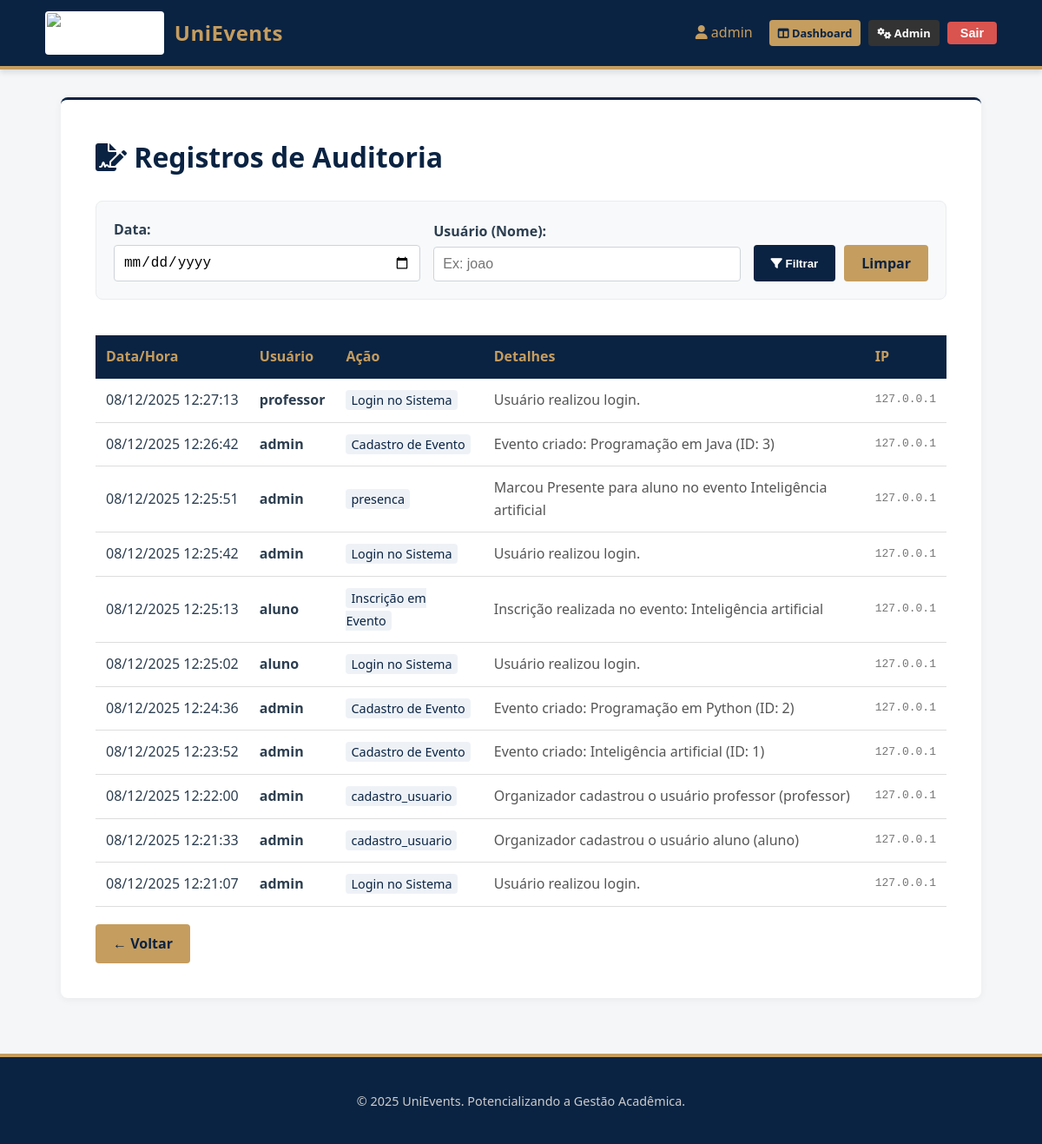
Page /organizador/auditoria/ (signed in) on the earlier database version.
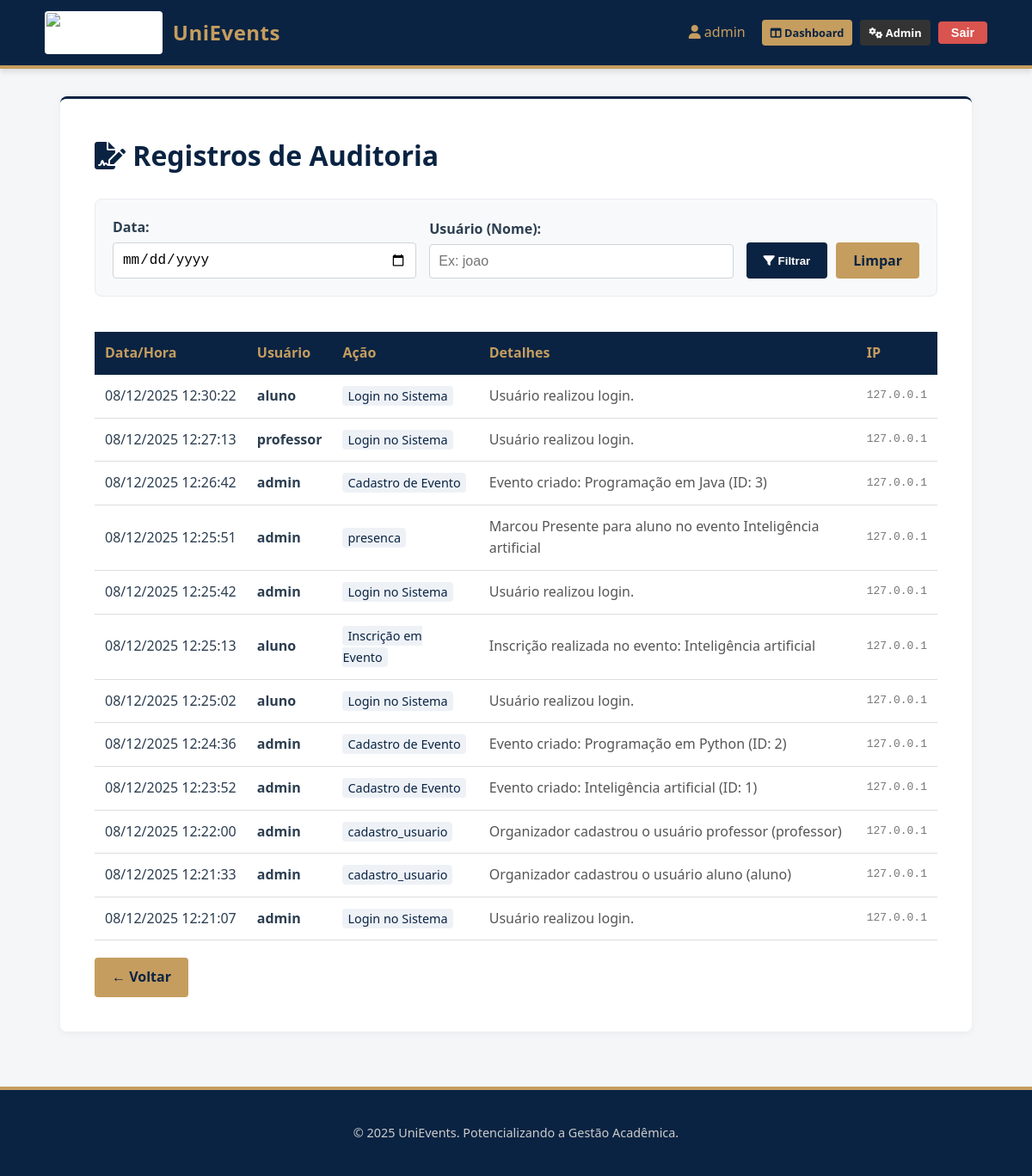
Same page on the later database version.
### sgea_app/models.py (models this page shows, shortened)
class Usuario(AbstractUser):
    PERFIL_CHOICES = (
        ('aluno', 'Aluno'),
        ('professor', 'Professor'),
        ('organizador', 'Organizador'),
    )
    telefone = models.CharField(max_length=15, blank=True, null=True, help_text="Telefone de contato do usuário.")
    instituicao_ensino = models.CharField(max_length=255, blank=True, null=True, help_text="Instituição de ensino (obrigatório para alunos e professores).")
    perfil = models.CharField(max_length=15, choices=PERFIL_CHOICES, default='aluno', help_text="Perfil do usuário no sistema.")
    class Meta:
        db_table = "usuario"
        verbose_name = "Usuário"
        verbose_name_plural = "Usuários"

class LogAuditoria(models.Model):
    ACAO_CHOICES = (
        ('criacao_usuario', 'Criação de Usuário'),
        ('login', 'Login no Sistema'),
        ('evento_cadastro', 'Cadastro de Evento'),
        ('evento_edicao', 'Alteração de Evento'),
        ('evento_exclusao', 'Exclusão de Evento'),
        ('evento_consulta_api', 'Consulta API Eventos'),
        ('inscricao', 'Inscrição em Evento'),
        ('certificado_geracao', 'Geração de Certificado'),
        ('certificado_consulta', 'Consulta de Certificado'),
    )
    usuario = models.ForeignKey(
        settings.AUTH_USER_MODEL,
        on_delete=models.SET_NULL,
        null=True,
        related_name='logs',
        help_text="Usuário que realizou a ação (pode ser null se for anônimo/sistema)."
    )
    acao = models.CharField(max_length=50, choices=ACAO_CHOICES)
    detalhes = models.TextField(blank=True, null=True)
    data_hora = models.DateTimeField(auto_now_add=True)
    ip_usuario = models.GenericIPAddressField(blank=True, null=True)
    class Meta:
        ordering = ['-data_hora']
        verbose_name = "Log de Auditoria"
        verbose_name_plural = "Logs de Auditoria"

### sgea_app/views.py (the view)
# urls.py: path('organizador/auditoria/', views.logs_auditoria, name='logs_auditoria'),
@login_required
def logs_auditoria(request):
    if request.user.perfil != 'organizador':
        return redirect('participantes_dashboard')
    logs = LogAuditoria.objects.all().select_related('usuario')
    data_filtro = request.GET.get('data')
    usuario_filtro = request.GET.get('usuario')
    if data_filtro:
        data = parse_date(data_filtro)
        if data:
            logs = logs.filter(data_hora__date=data)
    if usuario_filtro:
        logs = logs.filter(usuario__username__icontains=usuario_filtro)
    return render(request, 'sgea_app/dashboard/logs_auditoria.html', {
        'logs': logs,
        'data_filtro': data_filtro,
        'usuario_filtro': usuario_filtro
    })

### sgea_app/templates/sgea_app/dashboard/logs_auditoria.html (shortened to what this page needs)
{% extends 'sgea_app/base.html' %}
{% block content %}
<div class="card">
    <div style="display: flex; justify-content: space-between; align-items: center; margin-bottom: 25px;">
        <h1 style="margin: 0;"><i class="fas fa-file-signature"></i> Registros de Auditoria</h1>
    </div>
    <form method="get" style="background: #f8f9fa; padding: 20px; border-radius: 8px; border: 1px solid #e9ecef; margin-bottom: 25px; display: flex; gap: 15px; flex-wrap: wrap; align-items: flex-end;">
        <div style="flex: 1; min-width: 200px;">
            <label style="font-weight: bold; margin-bottom: 5px; display: block;">Data:</label>
            <input type="date" name="data" value="{{ data_filtro|default:'' }}" style="width: 100%; padding: 10px; border: 1px solid #ced4da; border-radius: 4px;">
        </div>
        <div style="flex: 1; min-width: 200px;">
            <label style="font-weight: bold; margin-bottom: 5px; display: block;">Usuário (Nome):</label>
            <input type="text" name="usuario" placeholder="Ex: joao" value="{{ usuario_filtro|default:'' }}" style="width: 100%; padding: 10px; border: 1px solid #ced4da; border-radius: 4px;">
        </div>
        <div style="display: flex; gap: 10px;">
            <button type="submit" class="btn btn-primary" style="height: 42px;">
                <i class="fas fa-filter"></i> Filtrar
            </button>
            <a href="{% url 'logs_auditoria' %}" class="btn btn-secondary" style="height: 42px; display: flex; align-items: center;">
                Limpar
            </a>
        </div>
    </form>
    <div class="table-responsive">
        <table>
            <thead>
                <tr>
                    <th>Data/Hora</th>
                    <th>Usuário</th>
                    <th>Ação</th>
                    <th>Detalhes</th>
                    <th>IP</th>
                </tr>
            </thead>
            <tbody>
                {% for log in logs %}
                <tr>
                    <td style="white-space: nowrap;">{{ log.data_hora|date:"d/m/Y H:i:s" }}</td>
                    <td style="font-weight: bold;">
                        {% if log.usuario %}
                            {{ log.usuario.username }}
                        {% else %}
                            <span style="color: #999;">Anônimo/Sistema</span>
                        {% endif %}
                    </td>
                    <td>
                        <span style="background: #eef2f7; color: var(--primary-color); padding: 2px 6px; border-radius: 4px; font-size: 0.9rem;">
                            {{ log.get_acao_display }}
                        </span>
                    </td>
                    <td style="color: #555;">{{ log.detalhes|default:"-" }}</td>
                    <td style="font-family: monospace; color: #777;">{{ log.ip_usuario|default:"-" }}</td>
                </tr>
                {% empty %}
                <tr>
                    <td colspan="5" style="text-align: center; padding: 30px; color: #777;">
                        Nenhum registro encontrado com os filtros atuais.
                    </td>
                </tr>
                {% endfor %}
            </tbody>
        </table>
    </div>
    <div style="margin-top: 20px;">
        <a href="{% url 'organizador_dashboard' %}" class="btn btn-secondary">
            &larr; Voltar
        </a>
    </div>
</div>
{% endblock %}

### sgea_app/templates/sgea_app/base.html (shortened to what this page needs)
{% load static %}
<!DOCTYPE html>
<html lang="pt-br">
<head>
    <link rel="stylesheet" href="{% static 'css/style.css' %}">
    <link rel="stylesheet" href="https://cdnjs.cloudflare.com/ajax/libs/font-awesome/6.0.0/css/all.min.css">
</head>
<body>
    <header class="main-header">
        <div class="container" style="margin: 0; max-width: 100%; display: flex; justify-content: space-between; align-items: center;">
            <a href="{% if user.is_authenticated %}{% url 'participantes_dashboard' %}{% else %}{% url 'login' %}{% endif %}" class="brand-wrapper">
                <img src="{% static 'img/logo.png' %}" alt="Logo UniEvents" class="logo-img">
                <span class="brand-name">UniEvents</span>
            </a>
            <nav>
                {% if user.is_authenticated %}
                    <span style="margin-right: 15px; color: var(--secondary-color);">
                        <i class="fas fa-user"></i> {{ user.first_name|default:user.username }}
                    </span>
                    {% if user.perfil == 'organizador' %}
                        <a href="{% url 'organizador_dashboard' %}" class="btn btn-secondary" style="padding: 5px 10px; font-size: 0.8rem; margin-right: 5px;">
                            <i class="fas fa-columns"></i> Dashboard
                        </a>
                    {% endif %}
                    {% if user.is_superuser %}
                        <a href="{% url 'admin:index' %}" class="btn" style="background-color: #333; color: white; padding: 5px 10px; font-size: 0.8rem; margin-right: 5px;" target="_blank" title="Área Administrativa do Django">
                            <i class="fas fa-cogs"></i> Admin
                        </a>
                    {% endif %}
                    <form action="{% url 'logout' %}" method="post" style="display:inline;">
                        <button type="submit" class="btn btn-danger" style="padding: 5px 15px; font-size: 0.9rem;">Sair</button>
                    </form>
                {% else %}
                    <a href="{% url 'login' %}" style="color: var(--white); text-decoration: none; font-weight: bold;">Login</a>
                {% endif %}
            </nav>
        </div>
    </header>
    <main class="container">
        {% block content %}
        {% endblock %}
    </main>
    <footer class="main-footer">
        <p>&copy; 2025 UniEvents. Potencializando a Gestão Acadêmica.</p>
    </footer>
</body>
</html>

### sgea_app/static/css/style.css (style rules this page uses)
:root { --primary-color: #0a2342; --secondary-color: #c59d5f; --accent-color: #1a3c6e; --text-color: #2c3e50; --bg-color: #f4f6f8; --white: #ffffff; --danger: #d9534f; --success: #27ae60; --font-main: 'Segoe UI', 'Roboto', Helvetica, Arial, sans-serif; }
* { box-sizing: border-box; }
body { font-family: var(--font-main); background-color: var(--bg-color); color: var(--text-color); margin: 0; padding: 0; line-height: 1.6; display: flex; flex-direction: column; min-height: 100vh; }
.main-header { background-color: var(--primary-color); color: var(--white); padding: 0.8rem 2rem; display: flex; justify-content: space-between; align-items: center; box-shadow: 0 4px 6px rgba(0,0,0,0.1); border-bottom: 4px solid var(--secondary-color); }
.brand-wrapper { display: flex; align-items: center; text-decoration: none; color: var(--white); gap: 12px; }
.logo-img { height: 50px; width: auto; border-radius: 4px; background-color: var(--white); padding: 2px; }
.brand-name { font-size: 1.5rem; font-weight: bold; letter-spacing: 0.5px; color: var(--secondary-color); }
.container { max-width: 1100px; margin: 2rem auto; padding: 0 20px; flex: 1; }
.card { background: var(--white); padding: 2.5rem; border-radius: 8px; box-shadow: 0 2px 10px rgba(0,0,0,0.05); margin-bottom: 2rem; border-top: 3px solid var(--primary-color); }
h1, h2, h3 { color: var(--primary-color); margin-top: 0; }
.btn { display: inline-block; padding: 10px 20px; border-radius: 4px; text-decoration: none; font-weight: 600; cursor: pointer; border: none; transition: all 0.3s ease; text-align: center; }
.btn-primary { background-color: var(--primary-color); color: var(--white); }
.btn-secondary { background-color: var(--secondary-color); color: var(--primary-color); }
.btn-danger { background-color: var(--danger); color: white; }
.table-responsive { overflow-x: auto; }
table { width: 100%; border-collapse: collapse; margin-top: 1rem; }
th { background-color: var(--primary-color); color: var(--secondary-color); padding: 12px; text-align: left; }
td { padding: 12px; border-bottom: 1px solid #ddd; }
.main-footer { background-color: var(--primary-color); color: #ccc; text-align: center; padding: 1.5rem; margin-top: auto; font-size: 0.9rem; border-top: 4px solid var(--secondary-color); }
input, select, textarea { width: 100%; padding: 12px; border: 1px solid #ccc; border-radius: 4px; font-size: 1rem; }

Differences in the rows shown:
added LogAuditoria: data_hora "08/12/2025 12:30:22", usuario.username "aluno", acao "Login no Sistema", detalhes "Usuário realizou login.", ip_usuario "127.0.0.1"
